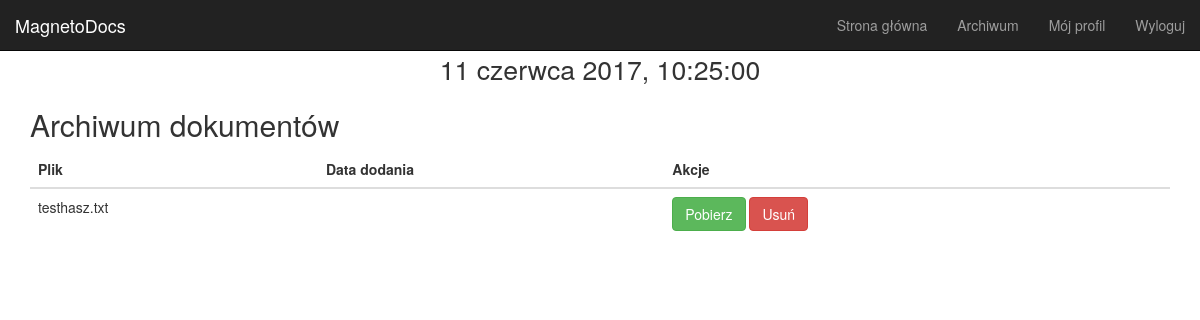
Before: /archives/ (signed in) with the older database file.
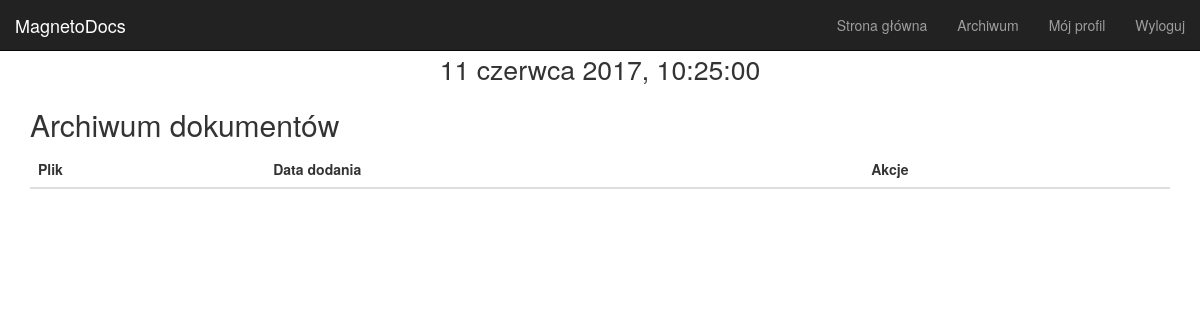
After: the same page with the newer database file.
### main_app/models.py (models this page shows)
class Documents(models.Model):
    owner = models.ForeignKey(User, on_delete=models.CASCADE, verbose_name="właściciel")
    file = models.FileField(upload_to=user_directory_path, verbose_name="plik")
    timestamp = models.DateTimeField(default=timezone.now)
    hash = models.CharField(max_length=64, unique=True, db_index=True)
    def filename(self):
        return os.path.basename(self.file.name)

### main_app/views.py (the view)
# urls.py: url(r'^archives/$', views.archives, name='archives'),
@login_required
def archives(request):
    docs = Documents.objects.filter(owner=request.user)
    data = {
        "docs": docs,
        "user": request.user,
        "MEDIA_URL": MEDIA_URL
    }
    return render(request, 'main_app/archives.html', data)

### main_app/templates/main_app/archives.html
{% extends 'main_app/base.html' %}
{% block middle %}
    <div class="row">
        <div class="container">
            <h2>Archiwum dokumentów</h2>
                <table class="table table-hover">
                    <thead>
                        <tr>
                            <th>Plik</th>
                            <th>Data dodania</th>
                            <th>Akcje</th>
                        </tr>
                    </thead>
                    <tbody>
                        {% for doc in docs %}
                            <tr>
                                <td>{{ doc.filename }}</td>
                                <td>{{ doc.date }}</td>
                                <td>
                                    <a href="{{ MEDIA_URL }}{{ doc.file.name }}" class="btn btn-success">Pobierz</a>
                                    <a href="{% url 'main_app:delete_file' doc.id %}" class="btn btn-danger">Usuń</a>
                                </td>
                            </tr>
                        {% endfor %}
                    </tbody>
                </table>
        </div>
    </div>
{% endblock %}

Changed rows visible on the page:
removed Documents: filename "testhasz.txt"
